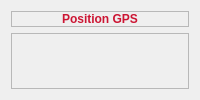
            <widget class="QWidget" name="gps_page">
             <layout class="QVBoxLayout" name="verticalLayout_12">
              <item>
               <widget class="QFrame" name="frame_19">
                <property name="sizePolicy">
                 <sizepolicy hsizetype="Expanding" vsizetype="Preferred">
                  <horstretch>0</horstretch>
                  <verstretch>0</verstretch>
                 </sizepolicy>
                </property>
                <property name="frameShape">
                 <enum>QFrame::StyledPanel</enum>
                </property>
                <property name="frameShadow">
                 <enum>QFrame::Raised</enum>
                </property>
                <layout class="QVBoxLayout" name="verticalLayout_11">
                 <property name="leftMargin">
                  <number>0</number>
                 </property>
                 <property name="topMargin">
                  <number>0</number>
                 </property>
                 <property name="rightMargin">
                  <number>0</number>
                 </property>
                 <property name="bottomMargin">
                  <number>0</number>
                 </property>
                 <item alignment="Qt::AlignTop">
                  <widget class="QLabel" name="label_11">
                   <property name="font">
                    <font>
                     <weight>75</weight>
                     <bold>true</bold>
                    </font>
                   </property>
                   <property name="styleSheet">
                    <string notr="true">QLabel{
color : rgb(204,21,51);
}</string>
                   </property>
                   <property name="text">
                    <string>Position GPS</string>
                   </property>
                   <property name="alignment">
                    <set>Qt::AlignCenter</set>
                   </property>
                  </widget>
                 </item>
                </layout>
               </widget>
              </item>
              <item>
               <widget class="QFrame" name="gps_frame">
                <property name="sizePolicy">
                 <sizepolicy hsizetype="Expanding" vsizetype="Expanding">
                  <horstretch>0</horstretch>
                  <verstretch>0</verstretch>
                 </sizepolicy>
                </property>
                <property name="frameShape">
                 <enum>QFrame::StyledPanel</enum>
                </property>
                <property name="frameShadow">
                 <enum>QFrame::Raised</enum>
                </property>
                <layout class="QHBoxLayout" name="horizontalLayout_10"/>
               </widget>
              </item>
             </layout>
            </widget>
